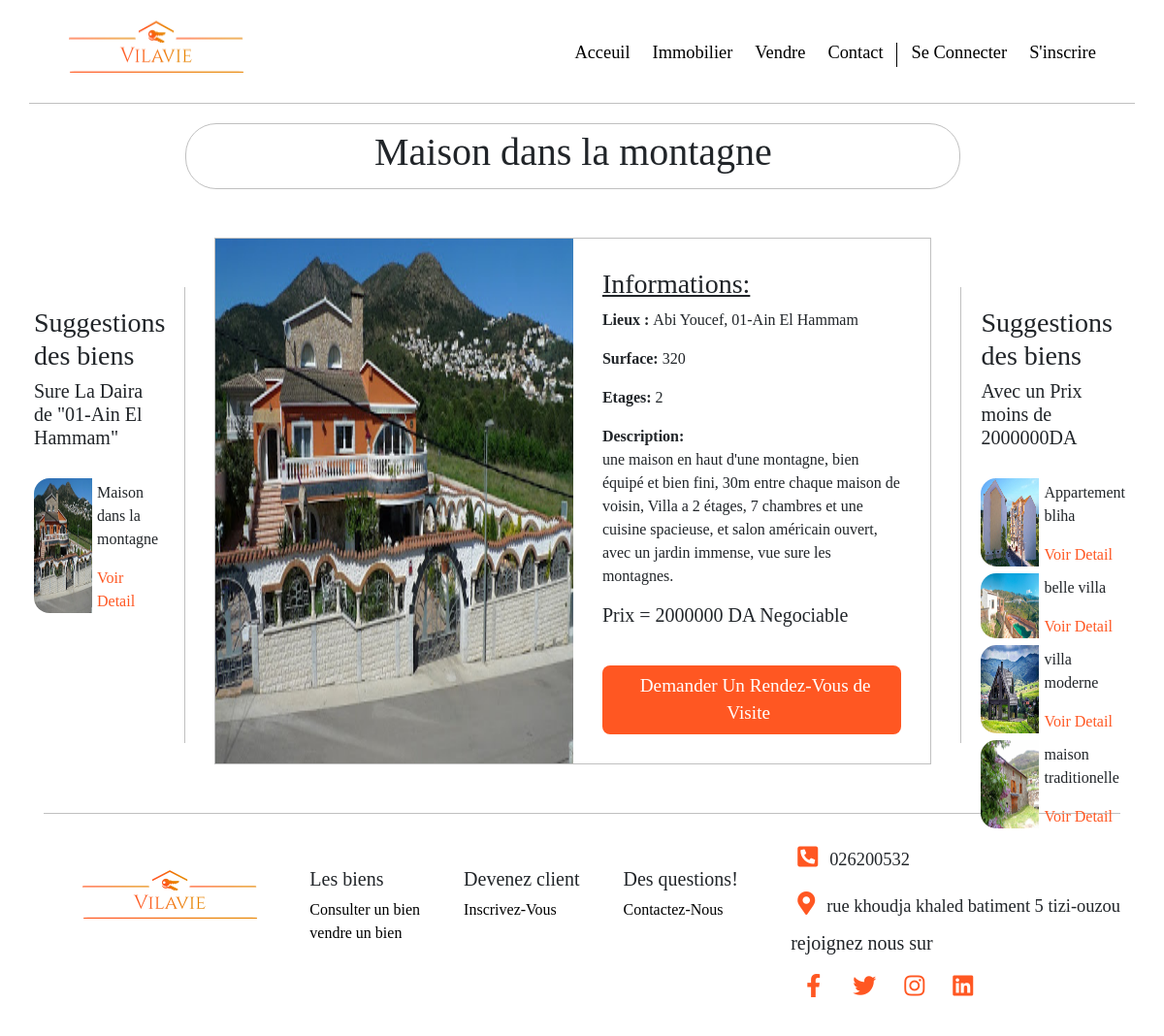
The page /pages/detail.php?id=67 on the database its author committed.
### tables this page shows
CREATE TABLE IF NOT EXISTS `biens` (
  `id` int(11) NOT NULL AUTO_INCREMENT,
  `titre` varchar(255) NOT NULL,
  `description` text NOT NULL,
  `daira` varchar(255) NOT NULL,
  `commune` varchar(255) NOT NULL,
  `surface` int(11) NOT NULL,
  `etage` int(11) NOT NULL,
  `prix` int(255) NOT NULL,
  `lien_img` varchar(1024) NOT NULL,
  `proprietaire` varchar(255) NOT NULL,
  PRIMARY KEY (`id`)
);

### pages/detail.php (the view, shortened to what this page needs)
<!DOCTYPE html>
<html lang="fr">
<head>
    <link rel="stylesheet" href="../style/style.css">
    <link rel="stylesheet" href="https://stackpath.bootstrapcdn.com/bootstrap/4.4.1/css/bootstrap.min.css">
    <link rel="stylesheet" href="https://cdnjs.cloudflare.com/ajax/libs/font-awesome/5.11.2/css/all.css">
</head>
<body>
<?php
include_once('../includes/header.php');
$db=new PDO('mysql:host=localhost;dbname=vilavie','root','',array(PDO::ATTR_ERRMODE => PDO::ERRMODE_EXCEPTION));
$detail_bien = $db->query('SELECT * FROM biens Where id="'.$_GET['id'].'"');
$choisie = $detail_bien->fetch();
?>
<div class="container-fluid d-flex justify-content-between fulldetail ">
<div class="suggestdetail d-flexbox flex-row" id="dairasugg">
<h3> Suggestions des biens </h3>
<h5> Sure La Daira de "<?php echo($choisie['daira']) ?>"</h5>
<div class="lesbienssugg">
<?php $bienrep = $db->query('SELECT id,titre, lien_img FROM biens Where daira="'.$choisie['daira'].'" LIMIT 0,3');
       while ($donne= $bienrep->fetch()){
         echo('<div class="d-flex suggcontainer" >
           <img src="../'.$donne['lien_img'].'" class="imgsuggestdetail" alt="l\'image du bien" >
           <div class="infosugg">
           <p>'.$donne['titre'].'</p>
            <a href="../pages/detail.php?id='.$donne['id'].'">Voir Detail</a>
            </div>
         </div>');}
?>
</div>
</div>
<div class="boxbien">
<div class="d-flex justify-content-center titrebien">
<h1> <?php echo($choisie['titre']) ?> </h1>
</div>
<div class="infobox d-flex">
<?php echo('<img class="imgdetail"src="../'. $choisie['lien_img'].'" alt="image du bien">') ?>
<div class="pointdetail2">
<h3><u>Informations:</u></h3>
<?php echo('
<p><b> Lieux : </b>'.$choisie['commune'].', '.$choisie['daira'].'</p>
<p><b> Surface: </b>'.$choisie['surface'].'</p>
<p><b> Etages: </b>'.$choisie['etage'].'</p>
<p><b> Description:</b> <br/>'.$choisie['description'].' </p>
<h5> Prix = '.$choisie['prix'].' DA Negociable </h5>
<div class=" liendemanderdv">
<a href="./demande_rdv.php?id='.$choisie['id'].'" class="rdvdmdbien">Demander Un Rendez-Vous de Visite</a>
</div>
');
 ?>
 </div>
</div>
</div>
<div class="suggestdetail d-flexbox flex-row " id="prixsugg">
<h3> Suggestions des biens </h3>
<h5> Avec un Prix moins de <?php echo($choisie['prix']) ?>DA</h5>
<div class="lesbienssugg" >
<?php $bienprix = $db->query('SELECT id,titre, lien_img FROM biens Where prix <'.$choisie['prix'].' LIMIT 0,4');
       while ($aproxis= $bienprix->fetch()){
         echo('<div class="d-flex suggcontainer" >
           <img src="../'.$aproxis['lien_img'].'" class="imgsuggestdetail" alt="l\'image du bien" >
           <div class="infosugg">
           <p>'.$aproxis['titre'].'</p>
            <a href="../pages/detail.php?id='.$aproxis['id'].'">Voir Detail</a>
            </div>
         </div>');}
?>
</div>
</div>
</div>
<?php
include_once("../includes/footer.php");
?>
</body>
</html>

### style/style.css (style rules this page uses)
html,body { overflow-x: hidden; margin: 0; padding: 0; height: 100%; background: #ffffff !important; font-family:Tahoma; }
.imgdetail { width:50%; }
.fulldetail { margin-top: 20px ; margin-bottom: 20px; font-family: initial; align-items: center; }
.lesbienssugg { margin-top: 30px; margin-bottom: 20px; }
.suggestdetail { width:230px; padding:20px; height:470px; margin-top:10%; }
.infobox { border:1px solid silver; margin: 30px; }
#dairasugg { border-right: 1px solid silver; }
#prixsugg { border-left: 1px solid silver; }
.pointdetail2 { padding:30px; font-family: inherit; width:50%; }
.suggcontainer { margin-bottom: 7px; width:100%; }
.infosugg>a { color:#ff5722; }
.infosugg { padding:3px 5px 0 5px; }
.imgsuggestdetail { width:60px; border-top-left-radius:1rem; border-bottom-left-radius:1rem; }
.titrebien { border: 1px solid silver; border-radius: 2rem; margin-bottom:50px; padding:5px; }
.liendemanderdv { background-color:#ff5722 ; margin-top:40px; padding: 7px; border-radius: 0.5rem; text-align:center; }
.rdvdmdbien { color:white ; font-size:1.2rem; padding: 7px; }

### rows shown on the page
biens: daira "01-Ain El Hammam", lien_img (picture), titre "Maison dans la montagne", commune "Abi Youcef", surface "320", etage "2", description "une maison en haut d'une montagne, bien équipé et bien fini, 30m entre chaque maison de voisin, Villa a 2 étages, 7 chambres et une cuisine spacieuse, et salon américain ouvert, avec un jardin immense, vue sure les montagnes.", prix "2000000"
biens: lien_img (picture), titre "Appartement bliha"
biens: lien_img (picture), titre "belle villa"
biens: lien_img (picture), titre "villa moderne"
biens: lien_img (picture), titre "maison traditionelle"
